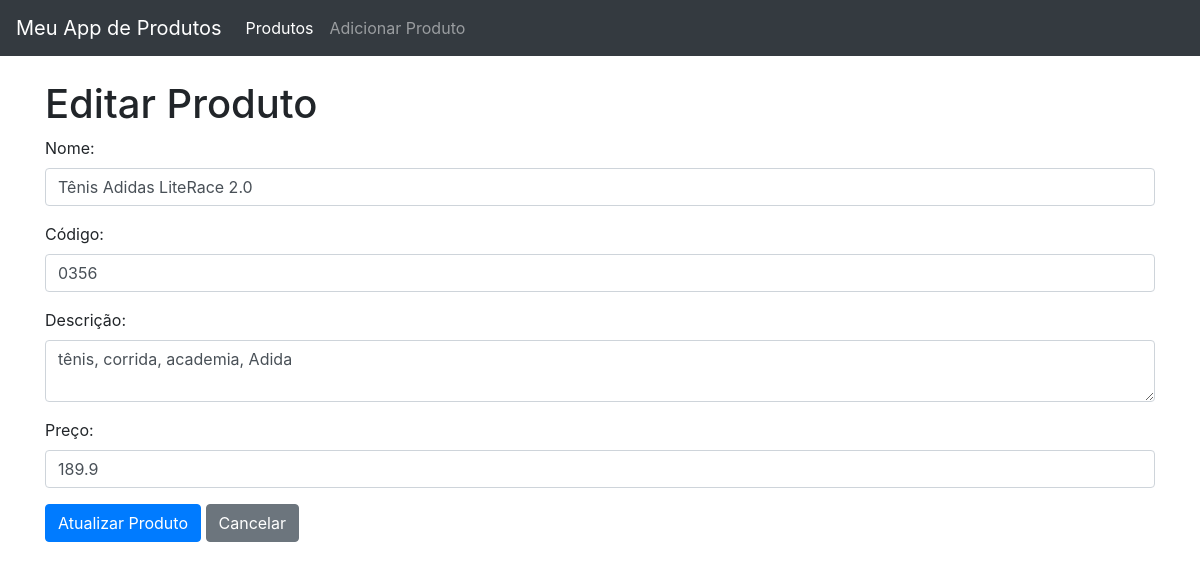
/editar/9, run on the app's committed database.
### tables this page shows
CREATE TABLE produtos (
        id INTEGER PRIMARY KEY AUTOINCREMENT,
        nome TEXT NOT NULL,
        codigo TEXT UNIQUE NOT NULL,
        descricao TEXT,
        preco REAL NOT NULL
    );

### app.py (the view)
@app.route('/editar/<int:id_produto>', methods=['GET'])
def editar_produto(id_produto):
    produto = obter_produto_db(id_produto)
    if produto:
        return render_template('editar_produto.html', produto=produto)
    else:
        flash(
            'Produto não encontrado.', 'error'
        )
        return redirect(url_for('listar_produtos'))

### db_utils.py (called while the page is built)
def obter_produto_db(id_produto):
    with sqlite3.connect(DB_NAME) as conexao:
        cursor = conexao.cursor()
        try:
            cursor.execute(
                "SELECT id, nome, codigo, descricao, preco "
                "FROM produtos WHERE id = ?", (id_produto,))
            produto = cursor.fetchone()
            return produto
        except sqlite3.Error as e:
            print(f"Erro ao obter produto: {e}")
            return None

### templates/editar_produto.html (shortened to what this page needs)
{% extends 'base.html' %}
{% block content %}
    <h1>Editar Produto</h1>
    <form method="POST" action="{{ url_for('atualizar_produto', id_produto=produto[0]) }}">
        <div class="form-group">
            <label for="nome">Nome:</label>
            <input type="text" class="form-control" id="nome" name="nome" value="{{ produto[1] }}" required>
        </div>
        <div class="form-group">
            <label for="codigo">Código:</label>
            <input type="text" class="form-control" id="codigo" name="codigo" value="{{ produto[2] }}" required>
        </div>
        <div class="form-group">
            <label for="descricao">Descrição:</label>
            <textarea class="form-control" id="descricao" name="descricao">{{ produto[3] }}</textarea>
        </div>
        <div class="form-group">
            <label for="preco">Preço:</label>
            <input type="number" step="0.01" class="form-control" id="preco" name="preco" value="{{ produto[4] }}" required>
        </div>
        <button type="submit" class="btn btn-primary">Atualizar Produto</button>
        <a href="{{ url_for('listar_produtos') }}" class="btn btn-secondary">Cancelar</a>
    </form>
{% endblock %}

### static/style.css (style rules this page uses)
body { padding-top: 56px; }

### data on the page
produtos: nome "Tênis Adidas LiteRace 2.0", codigo "0356", descricao "tênis, corrida, academia, Adida", preco "189.9"
